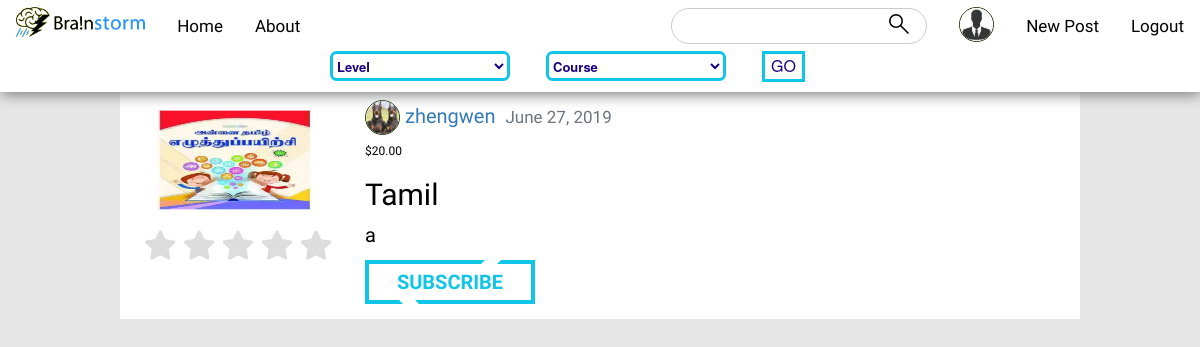
The page /post/22/ (signed in) on the database its author committed.
### users/models.py (models this page shows, shortened)
class Profile(models.Model):
    user = models.OneToOneField(User, on_delete=models.CASCADE)
    image = models.ImageField(default = 'default.jpg', upload_to='profile_pics')
    gender = models.CharField(
        max_length = 12,
        choices = [
            ('Male', 'Male'),
            ('Female', 'Female'),
            ('Others', 'Others'),
            ('Justin Lu', 'Justin Lu')
        ],
        default = 'Justin Lu'
    )
    bio = models.CharField(max_length = 1000, blank = True, default = '-')

### store/models.py (models this page shows, shortened)
class Post(models.Model):
	title = models.CharField(max_length=100)
	image = models.ImageField(default = 'default0.jpg', upload_to='course_image/')
	description = models.TextField()
	price = models.DecimalField(decimal_places=2, max_digits=6)
	date_posted = models.DateTimeField(default=timezone.now)
	author = models.ForeignKey(User, on_delete=models.CASCADE)
	rating = models.IntegerField(default = 0)

### store/views.py (the view)
# urls.py: path('post/<int:pk>/', PostDetailView.as_view(), name='post-detail'),
class PostDetailView(DetailView):
	model = Post
	def get_context_data(self, *args, **kwargs):
	 	context = super(PostDetailView, self).get_context_data(*args, **kwargs)
	 	context['sub'] = ((Subscriber.objects.get(current_user = self.request.user))).users.all()
	 	return context

### store/templates/store/post_detail.html (shortened to what this page needs)
{% extends "store/base.html" %}
{% block content %}
<div id="main">
<article class="media content-section">
  <span id="post__">
  <img class="post_detail_image"  src="{{ post.image.url }}">
  <fieldset class="rating">
    <input type="radio" id="star5" name="rating" value="5" /><label class = "full" for="star5" title="Awesome - 5 stars"></label>
    <input type="radio" id="star4" name="rating" value="4" /><label class = "full" for="star4" title="Pretty good - 4 stars"></label>
    <input type="radio" id="star3" name="rating" value="3" /><label class = "full" for="star3" title="Meh - 3 stars"></label>
    <input type="radio" id="star2" name="rating" value="2" /><label class = "full" for="star2" title="Kinda bad - 2 stars"></label>
    <input type="radio" id="star1" name="rating" value="1" /><label class = "full" for="star1" title="Sucks big time - 1 star"></label>
</fieldset>
</span>
  <div class="media-body">
    <div class="article-metadata">
      <img src="{{ object.author.profile.image.url }}" id="profile_icon">
      <a class="mr-2" href= "{% url 'user-posts' object.author.username %}" >{{ object.author }}</a>
      <small class="text-muted">{{ object.date_posted|date:"F d, Y" }}</small>
      <p>
        <h6> ${{ object.price}} </h6>
      </p>
    <h2 class="article-title">{{ object.title }}</h2>
    <p class="article-content">{{ object.description|linebreaks }}</p>
    {% if object.author != user %}
    {% if object in sub %}
    <div>
          <a class="btn btn-default" href="{% url 'lesson_uploaded' object.id %}">Currently uploaded material</a>
        </div>
    <a style="width: 170px" class="brk-btn" href="{% url 'change_sub' object.id 'remove' %}">Unsubscribe</a>
    {% else %}
    <a style="width: 170px" class="brk-btn" href="{% url 'change_sub' object.id 'add' %}">Subscribe</a>
    {% endif %}
    {% endif %}
  </div>
</article>
</div>
{% endblock content %}

### store/templates/store/base.html (shortened to what this page needs)
{% load static %}
<!DOCTYPE html>
<html>
<link rel="stylesheet" href="https://maxcdn.bootstrapcdn.com/bootstrap/4.0.0/css/bootstrap.min.css">
<link rel="stylesheet" href="https://maxcdn.bootstrapcdn.com/bootstrap/3.4.0/css/bootstrap.min.css">
<link href="{% static 'store/main.css' %}"  rel="stylesheet" type="text/css">
<link rel="stylesheet" href="https://cdnjs.cloudflare.com/ajax/libs/font-awesome/4.7.0/css/font-awesome.min.css">
<head>
</head>
<body>
  <div id="nav_bar" >
  <div class="topnav">
  <a style="padding-top: 7px;" class="left">
    <img src="/static/store/brainstorm_logo.gif" height="30px">
  </a>
  <a href="{% url 'store-home' %}" class="left select">Home</a>
  <a href="{% url 'store-about' %}" class="left select">About</a>
  {% if user.is_authenticated %}
      <a href="{% url 'logout' %}" class="right select">Logout</a>
      <a href="{% url 'post-create' %}" class="right select">New Post</a>
      <a href="{% url 'profile' %}"  style="padding-top: 7px;" class="right">
        <img id="profile_icon" src="{{ user.profile.image.url }}" height="30px">
      </a>
    {% else %}
      <a href="{% url 'register' %}" class="right select">Register</a>
      <a href="{% url 'login' %}" class="right select">Login</a>
    {% endif %}
  <div id="search">
    <form method='GET' action=''>
      <input type="text" name='q' placeholder="">
      <button id='search_holder'>
        <img src="/static/store/search_icon.gif" id="search_icon">
      </button>
    </form>
  </div>
</div>
  <div class="nav2">
    <select class="select-css">
    <option>Level</option>
</select>
    <select class="select-css">
    <option>Course</option>
    </select>
      <button class="go">GO</button>
    </div>
  </div>
 <div>
  {% block content %}{% endblock %}
</div>
</body>
</html>

### store/static/store/main.css (style rules this page uses)
body { color: black; padding: 0; margin: 0; background-color: rgb(230, 230, 230); height: 100%; margin: 0; background-attachment: fixed; }
#nav_bar { padding-bottom: 10px; box-shadow: 1px 3px 13px grey; position: fixed; width: 100%; background-color: white; z-index: 999999; }
#search_icon { width: 20px; float: right; margin-right: 8px; margin-top: 1px; }
#search_holder { float: right; background: none; border: none; outline: none; }
#search { border: 1px solid #ccc; border-radius: 25px; float: right; padding: 3px; margin-top: 8px; margin-right: 16px; }
.topnav { overflow: hidden; font-family: 'Carrois Gothic', sans-serif; }
.topnav a { float: left; display: block; color: black; text-align: center; padding: 14px 16px; text-decoration: none; font-size: 17px; }
.topnav .left { float: left; }
.topnav .right { float: right; }
.topnav input[type=text] { font-size: 10pt; outline: none; margin: 0.25em 0.5em 0.25em 0.5em; border: none; }
.nav2 { background-color: rgb(174, 216, 255); display: block; margin-top: -5px; padding-top: 0; width: 100%; border: none; font-size: 16px; cursor: pointer; text-align: center; margin-left: 27.5%; }
.go { float: left; color: rgb(24, 0, 131); size: 12pt; border: solid rgb(16, 197, 230); background-color: white; }
.select-css { float: left; display: block; font-size: 13px; font-weight: 600; color: rgb(24, 0, 131); margin-right: 3%; width: 15%; height: 30px; box-sizing: border-box; border: solid rgb(16, 197, 230); border-radius: .5em; background-color: rgba(255, 255, 255, 0.815); }
.select-css option { font-weight:normal; }
#main { z-index: -1; color: black; background-color: rgb(255, 255, 255); font-family: 'Athiti', sans-serif; margin-top: 0%; font-size: 15pt; margin-left: 10%; margin-right: 10%; padding: 15px; padding-top: 100px; }
#profile_icon { object-fit: cover; border-radius: 50%; border: 1px solid #231; width: 35px; height: 35px; bottom: 10px; }
.brk-btn, #main button { position: relative; background: none; color: rgb(16, 197, 230); text-transform: uppercase; font-weight: 600; text-decoration: none; border: 0.2em solid rgb(16, 197, 230); padding: 0.2em 0.5em; margin-top: 5px; display: flex; flex-direction: column; justify-content: center; align-items: center; }
.brk-btn::before, #main button::before { content: ""; display: block; position: absolute; width: 10%; background-color: white; height: 0.3em; right: 20%; top: -0.21em; transform: skewX(-45deg); -webkit-transition: all 0.45s cubic-bezier(0.86, 0, 0.07, 1); transition: all 0.45s cubic-bezier(0.86, 0, 0.07, 1); }
.brk-btn::after, #main button::after { content: ""; display: block; position: absolute; width: 10%; background-color: white; height: 0.3em; left: 20%; bottom: -0.25em; transform: skewX(45deg); -webkit-transition: all 0.45 cubic-bezier(0.86, 0, 0.07, 1); transition: all 0.45s cubic-bezier(0.86, 0, 0.07, 1); }
.rating { float: none; padding: 0; margin: 0; }
.rating > label:before { margin: 5px; font-size: 1.56em; font-family: FontAwesome; display: inline-block; content: "\f005"; }
.rating > label { color: #ddd; float: right; }
#post__ { height: 180px; width: 200px; overflow: hidden; margin-right: 30px; }
#post__ img { height: 120px; width: 200px }

### rows shown on the page
Post: image (picture), author.profile.image (picture), author "zhengwen", date_posted "June 27, 2019", price "20.00", title "Tamil", description "a"
